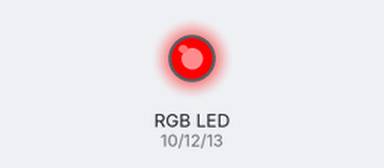
A sketch run on a simulated Arduino Uno, built with avr-gcc and run on an emulated ATmega328P. Shown: an RGB LED mixed from three pins (HIGH = lit).

Above: at 0.5 s.
At 2.5 s:
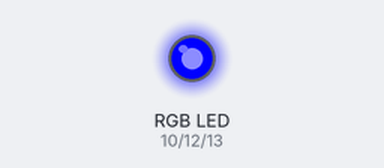
At 3.5 s:
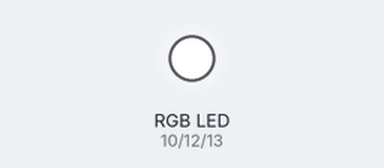
At 5.5 s:
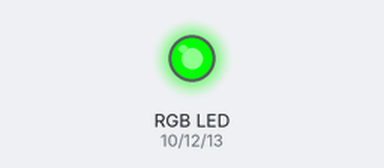
Timing chart, 0 to 7.8 s (numbered marks = the images above):
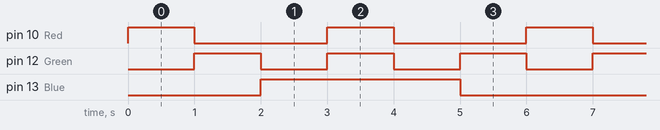

Measured:
- by itself, pin 10 (Red): alternates HIGH for 1.0 s and LOW for 2.0 s
- by itself, pin 12 (Green): alternates HIGH for 1.0 s and LOW for 1.0 s
- by itself, pin 13 (Blue): alternates HIGH for 3.0 s and LOW for 3.0 s

The sketch:

4RGBLightChaser.ino
```cpp
/*
   RGB Chaser Program
   This program creates an RGB light chaser effect with colors of Red, Green, and Blue connected to pins 10, 12, and 13.
   Each color will turn On and OFF sequentially with one second delay.
   Vary the delay time to adjust the speed pattern.
   digitalWrite() function is used to set the brightness of each color.
   HIGH value represents full brightness, while LOW represents off state.
   Vary the values of Red, Blue, and Green to create different colors.
*/

// define the pin number for the RGB LED
int Red = 10;
int Green = 12;
int Blue = 13;

void setup() {
  // initialize pins as outputs
  pinMode(Red, OUTPUT);
  pinMode(Green, OUTPUT);
  pinMode(Blue, OUTPUT);
}

// the loop routine runs over and over again
void loop() {
  digitalWrite(Red, HIGH);   // pin 10 is set to HIGH, Red light is displayed
  digitalWrite(Green, LOW);  // pin 12 is set to LOW, no light
  digitalWrite(Blue, LOW);   // pin 13 is set to LOW, no light
  delay(1000);               // wait for a second

  digitalWrite(Red, LOW);    // pin 10 is set to LOW, no light
  digitalWrite(Green, HIGH); // pin 12 is set to HIGH, Green light is displayed
  digitalWrite(Blue, LOW);   // pin 13 is set to LOW, no light
  delay(1000);               // wait for a second

  digitalWrite(Red, LOW);    // pin 10 is set to LOW, no light
  digitalWrite(Green, LOW);  // pin 12 is set to LOW, no light
  digitalWrite(Blue, HIGH);  // pin 13 is set to HIGH, Blue light is displayed
  delay(1000);               // wait for a second

  // set the brightness of all pins 10(Red), 12(Green), & 13(Blue) to create White color
  digitalWrite(Red, HIGH);
  digitalWrite(Green, HIGH);
  digitalWrite(Blue, HIGH);
  delay(1000);               // wait for a second

  // turn back to Blue
  digitalWrite(Red, LOW);    // pin 10 is set to LOW, no light
  digitalWrite(Green, LOW);  // pin 12 is set to LOW, no light
  digitalWrite(Blue, HIGH);  // pin 13 is set to HIGH, Blue light is displayed
  delay(1000);               // wait for a second

  digitalWrite(Red, LOW);    // pin 10 is set to LOW, no light
  digitalWrite(Green, HIGH); // pin 12 is set to HIGH, Green light is displayed
  digitalWrite(Blue, LOW);   // pin 13 is set to LOW, no light
  delay(1000);               // wait for a second
}
```
